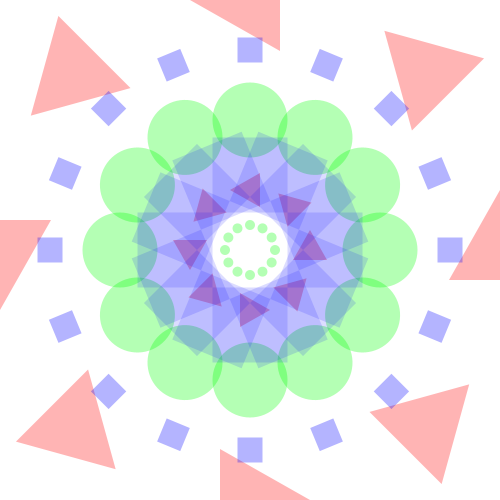
Frame 1 (no input)
Frame 60 (the mouse pressed at the canvas centre just before this capture): identical to frame 1, image omitted
Frame 120 (the mouse held since frame 60 and released just before this capture): identical to frame 1, image omitted

The Processing sketch that drew this single still picture (run headless with seeded random() and noise(); from frame 60 on, the mouse is pressed at the canvas centre):

// Processing sketch: Final_Project
// ── Final_Project.pde
//Alden Shiverick
Triangles[] myTri = new Triangles[8];
Circles[] myCir = new Circles[12];
Squares[] mySqr = new Squares[16];

void setup () {
  size(500,500);
  translate(width/2,height/2);
  for (int i=0; i<myTri.length; i++) {
    myTri[i] = new Triangles();
    myTri[i].drawSmallTri(300,250);
    myTri[i].drawBigTri(500,250);
  }
  for (int j=0; j<myCir.length; j++) {
    myCir[j] = new Circles();
    myCir[j].drawSmallCir(275,25,10);
    myCir[j].drawBigCir(380,250,75);
  }
  for (int k=0; k<mySqr.length; k++) {
    mySqr[k] = new Squares();
    mySqr[k].drawSmallSqr(450,250,25);
    mySqr[k].drawBigSqr(325,250,75);
  }
}

void draw() {
  background(255);
  translate(width/2, height/2);
  for (int i=0; i<myTri.length; i++) {
    myTri[i].drawSmallTri(60,0);
    myTri[i].drawBigTri(250,0);
    rotate(PI/4);
  }
  for (int j=0; j<myCir.length; j++) {
    myCir[j].drawSmallCir(25,0,10);
    myCir[j].drawBigCir(130,0,75);
    rotate(PI/6);
  }
  for (int k=0; k<mySqr.length; k++) {
    mySqr[k].drawSmallSqr(200,0,25);
    mySqr[k].drawBigSqr(75,0,75);
    rotate(PI/8);
  }
}
// ── Circles.pde
class Circles {
  float x=0;
  float y=0;
  float r=0;
  color circleColor1 = color(0,255,0,75);
  color circleColor2 = color(0,255,0,75);
  
  Circles() {
    ellipse(x,y,r,r);
  }
  
  void drawBigCir(float x, float y, float r) {
    fill(circleColor1);
    noStroke();
    ellipse(x,y,r,r);
  }
  
  void drawSmallCir(float x, float y, float r) {
    fill(circleColor2);
    noStroke();
    ellipse(x,y,r,r);
  }
}
// ── Squares.pde
class Squares {
  float x=0;
  float y=0;
  float r=0;
  color squareColor1 = color(0,0,255,75);
  color squareColor2 = color(0,0,255,35);
  
  Squares() {
    rect(x,y,r,r);
  }
  
  void drawSmallSqr(float x, float y, float r) {
    rectMode(CENTER);
    fill(squareColor1);
    noStroke();
    rect(x,y,r,r);
  }
  
  void drawBigSqr(float x, float y, float r) {
    rectMode(CENTER);
    fill(squareColor2);
    noStroke();
    rect(x,y,r,r);
  }
}
// ── Triangles.pde
class Triangles {
  float x=0;
  float y=0;
  float x1=0;
  float y1=0;
  float x2=0;
  float y2=0;
  float x3=0;
  float y3=0;
  float rotate;
  color triangleColor1 = color(255,0,0,75);
  color triangleColor2 = color(255,0,0,75);
  
  Triangles() {
    triangle(x1,y1,x2,y2,x3,y3);
  }
  
  void drawSmallTri(float x, float y) {
    fill(triangleColor1);
    noStroke();
    x1 = x;
    y1 = y-20;
    x2 = x-17;
    y2 = y+10;
    x3 = x+17;
    y3 = y+10;
    triangle(x1,y1,x2,y2,x3,y3);
  }
  void drawBigTri(float x, float y) {
    fill(triangleColor2);
    noStroke();
    x1 = x;
    y1 = y-60;
    x2 = x-51;
    y2 = y+30;
    x3 = x+51;
    y3 = y+30;
    triangle(x1,y1,x2,y2,x3,y3);
  }
}
